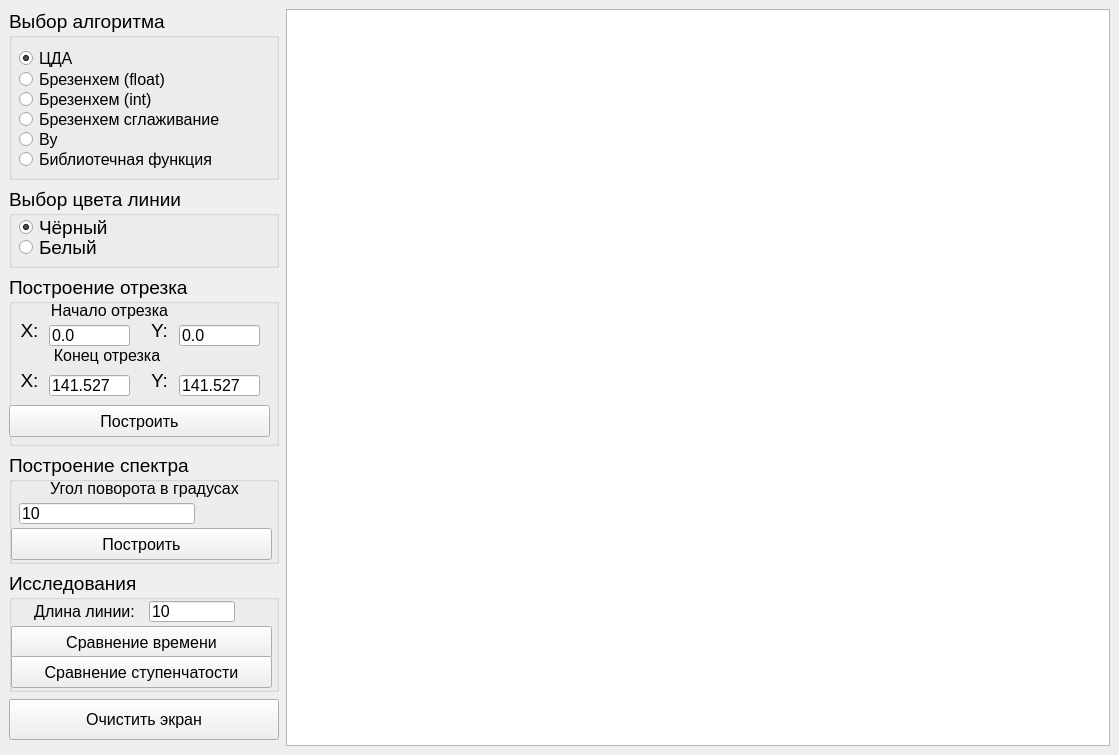
<?xml version="1.0" encoding="UTF-8"?>
<ui version="4.0">
 <class>MainWindow</class>
 <widget class="QMainWindow" name="MainWindow">
  <property name="geometry">
   <rect>
    <x>0</x>
    <y>0</y>
    <width>1119</width>
    <height>755</height>
   </rect>
  </property>
  <property name="minimumSize">
   <size>
    <width>0</width>
    <height>0</height>
   </size>
  </property>
  <property name="maximumSize">
   <size>
    <width>99999</width>
    <height>99999</height>
   </size>
  </property>
  <property name="windowTitle">
   <string>Лабораторная работа №3</string>
  </property>
  <widget class="QWidget" name="centralwidget">
   <layout class="QHBoxLayout" name="horizontalLayout">
    <item>
     <layout class="QVBoxLayout" name="verticalLayout">
      <property name="spacing">
       <number>7</number>
      </property>
      <property name="sizeConstraint">
       <enum>QLayout::SetDefaultConstraint</enum>
      </property>
      <item>
       <widget class="QGroupBox" name="groupBoxChooseAlg">
        <property name="sizePolicy">
         <sizepolicy hsizetype="Preferred" vsizetype="Expanding">
          <horstretch>0</horstretch>
          <verstretch>0</verstretch>
         </sizepolicy>
        </property>
        <property name="minimumSize">
         <size>
          <width>270</width>
          <height>171</height>
         </size>
        </property>
        <property name="maximumSize">
         <size>
          <width>270</width>
          <height>171</height>
         </size>
        </property>
        <property name="font">
         <font>
          <pointsize>14</pointsize>
         </font>
        </property>
        <property name="title">
         <string>Выбор алгоритма</string>
        </property>
        <widget class="QRadioButton" name="radioButtonCDA">
         <property name="geometry">
          <rect>
           <x>10</x>
           <y>39</y>
           <width>166</width>
           <height>21</height>
          </rect>
         </property>
         <property name="font">
          <font>
           <pointsize>12</pointsize>
          </font>
         </property>
         <property name="text">
          <string>ЦДА</string>
         </property>
         <property name="checked">
          <bool>true</bool>
         </property>
        </widget>
        <widget class="QRadioButton" name="radioButtonBresFloat">
         <property name="geometry">
          <rect>
           <x>10</x>
           <y>60</y>
           <width>191</width>
           <height>21</height>
          </rect>
         </property>
         <property name="font">
          <font>
           <pointsize>12</pointsize>
          </font>
         </property>
         <property name="text">
          <string>Брезенхем (float)</string>
         </property>
        </widget>
        <widget class="QRadioButton" name="radioButtonWu">
         <property name="geometry">
          <rect>
           <x>10</x>
           <y>120</y>
           <width>166</width>
           <height>21</height>
          </rect>
         </property>
         <property name="font">
          <font>
           <pointsize>12</pointsize>
          </font>
         </property>
         <property name="text">
          <string>Ву</string>
         </property>
        </widget>
        <widget class="QRadioButton" name="radioButtonBresInt">
         <property name="geometry">
          <rect>
           <x>10</x>
           <y>80</y>
           <width>181</width>
           <height>21</height>
          </rect>
         </property>
         <property name="font">
          <font>
           <pointsize>12</pointsize>
          </font>
         </property>
         <property name="text">
          <string>Брезенхем (int)</string>
         </property>
        </widget>
        <widget class="QRadioButton" name="radioButtonBresSmooth">
         <property name="geometry">
          <rect>
           <x>10</x>
           <y>100</y>
           <width>251</width>
           <height>21</height>
          </rect>
         </property>
         <property name="font">
          <font>
           <pointsize>12</pointsize>
          </font>
         </property>
         <property name="text">
          <string>Брезенхем сглаживание</string>
         </property>
        </widget>
        <widget class="QRadioButton" name="radioButtonLib">
         <property name="geometry">
          <rect>
           <x>10</x>
           <y>140</y>
           <width>251</width>
           <height>21</height>
          </rect>
         </property>
         <property name="font">
          <font>
           <pointsize>12</pointsize>
          </font>
         </property>
         <property name="text">
          <string>Библиотечная функция</string>
         </property>
        </widget>
       </widget>
      </item>
      <item>
       <widget class="QGroupBox" name="groupBoxChooseColour">
        <property name="sizePolicy">
         <sizepolicy hsizetype="Preferred" vsizetype="Expanding">
          <horstretch>0</horstretch>
          <verstretch>0</verstretch>
         </sizepolicy>
        </property>
        <property name="minimumSize">
         <size>
          <width>270</width>
          <height>81</height>
         </size>
        </property>
        <property name="maximumSize">
         <size>
          <width>270</width>
          <height>81</height>
         </size>
        </property>
        <property name="font">
         <font>
          <pointsize>14</pointsize>
         </font>
        </property>
        <property name="title">
         <string>Выбор цвета линии</string>
        </property>
        <widget class="QRadioButton" name="radioButtonBlack">
         <property name="geometry">
          <rect>
           <x>10</x>
           <y>20</y>
           <width>176</width>
           <height>41</height>
          </rect>
         </property>
         <property name="text">
          <string>Чёрный</string>
         </property>
         <property name="checked">
          <bool>true</bool>
         </property>
        </widget>
        <widget class="QRadioButton" name="radioButtonWhite">
         <property name="geometry">
          <rect>
           <x>10</x>
           <y>45</y>
           <width>176</width>
           <height>31</height>
          </rect>
         </property>
         <property name="text">
          <string>Белый</string>
         </property>
         <property name="checked">
          <bool>false</bool>
         </property>
        </widget>
       </widget>
      </item>
      <item>
       <widget class="QGroupBox" name="groupBoxDrawLine">
        <property name="sizePolicy">
         <sizepolicy hsizetype="Preferred" vsizetype="Ignored">
          <horstretch>0</horstretch>
          <verstretch>0</verstretch>
         </sizepolicy>
        </property>
        <property name="minimumSize">
         <size>
          <width>270</width>
          <height>171</height>
         </size>
        </property>
        <property name="maximumSize">
         <size>
          <width>270</width>
          <height>171</height>
         </size>
        </property>
        <property name="font">
         <font>
          <pointsize>14</pointsize>
         </font>
        </property>
        <property name="title">
         <string>Построение отрезка</string>
        </property>
        <widget class="QLineEdit" name="lineEditStartX">
         <property name="geometry">
          <rect>
           <x>170</x>
           <y>50</y>
           <width>81</width>
           <height>21</height>
          </rect>
         </property>
         <property name="font">
          <font>
           <pointsize>12</pointsize>
          </font>
         </property>
         <property name="text">
          <string>0.0</string>
         </property>
        </widget>
        <widget class="QLabel" name="labelStartCoords">
         <property name="geometry">
          <rect>
           <x>10</x>
           <y>25</y>
           <width>181</width>
           <height>21</height>
          </rect>
         </property>
         <property name="font">
          <font>
           <pointsize>12</pointsize>
          </font>
         </property>
         <property name="frameShape">
          <enum>QFrame::NoFrame</enum>
         </property>
         <property name="frameShadow">
          <enum>QFrame::Plain</enum>
         </property>
         <property name="text">
          <string>Начало отрезка</string>
         </property>
         <property name="scaledContents">
          <bool>false</bool>
         </property>
         <property name="alignment">
          <set>Qt::AlignCenter</set>
         </property>
        </widget>
        <widget class="QLabel" name="labelStartX">
         <property name="geometry">
          <rect>
           <x>10</x>
           <y>40</y>
           <width>21</width>
           <height>31</height>
          </rect>
         </property>
         <property name="frameShape">
          <enum>QFrame::NoFrame</enum>
         </property>
         <property name="frameShadow">
          <enum>QFrame::Plain</enum>
         </property>
         <property name="text">
          <string>X:</string>
         </property>
         <property name="scaledContents">
          <bool>false</bool>
         </property>
         <property name="alignment">
          <set>Qt::AlignCenter</set>
         </property>
        </widget>
        <widget class="QLabel" name="labelStartY">
         <property name="geometry">
          <rect>
           <x>140</x>
           <y>40</y>
           <width>21</width>
           <height>31</height>
          </rect>
         </property>
         <property name="frameShape">
          <enum>QFrame::NoFrame</enum>
         </property>
         <property name="frameShadow">
          <enum>QFrame::Plain</enum>
         </property>
         <property name="text">
          <string>Y:</string>
         </property>
         <property name="scaledContents">
          <bool>false</bool>
         </property>
         <property name="alignment">
          <set>Qt::AlignCenter</set>
         </property>
        </widget>
        <widget class="QLineEdit" name="lineEditStartY">
         <property name="geometry">
          <rect>
           <x>40</x>
           <y>50</y>
           <width>81</width>
           <height>21</height>
          </rect>
         </property>
         <property name="font">
          <font>
           <pointsize>12</pointsize>
          </font>
         </property>
         <property name="text">
          <string>0.0</string>
         </property>
        </widget>
        <widget class="QLabel" name="labelEndX">
         <property name="geometry">
          <rect>
           <x>10</x>
           <y>90</y>
           <width>21</width>
           <height>31</height>
          </rect>
         </property>
         <property name="frameShape">
          <enum>QFrame::NoFrame</enum>
         </property>
         <property name="frameShadow">
          <enum>QFrame::Plain</enum>
         </property>
         <property name="text">
          <string>X:</string>
         </property>
         <property name="scaledContents">
          <bool>false</bool>
         </property>
         <property name="alignment">
          <set>Qt::AlignCenter</set>
         </property>
        </widget>
        <widget class="QLineEdit" name="lineEditEndX">
         <property name="geometry">
          <rect>
           <x>40</x>
           <y>100</y>
           <width>81</width>
           <height>21</height>
          </rect>
         </property>
         <property name="font">
          <font>
           <pointsize>12</pointsize>
          </font>
         </property>
         <property name="text">
          <string>141.527</string>
         </property>
        </widget>
        <widget class="QLabel" name="labelEndCoords">
         <property name="geometry">
          <rect>
           <x>10</x>
           <y>70</y>
           <width>176</width>
           <height>21</height>
          </rect>
         </property>
         <property name="font">
          <font>
           <pointsize>12</pointsize>
          </font>
         </property>
         <property name="frameShape">
          <enum>QFrame::NoFrame</enum>
         </property>
         <property name="frameShadow">
          <enum>QFrame::Plain</enum>
         </property>
         <property name="text">
          <string>Конец отрезка</string>
         </property>
         <property name="scaledContents">
          <bool>false</bool>
         </property>
         <property name="alignment">
          <set>Qt::AlignCenter</set>
         </property>
        </widget>
        <widget class="QLineEdit" name="lineEditEndY">
         <property name="geometry">
          <rect>
           <x>170</x>
           <y>100</y>
           <width>81</width>
           <height>21</height>
          </rect>
         </property>
         <property name="font">
          <font>
           <pointsize>12</pointsize>
          </font>
         </property>
         <property name="text">
          <string>141.527</string>
         </property>
        </widget>
        <widget class="QLabel" name="labelEndY">
         <property name="geometry">
          <rect>
           <x>140</x>
           <y>90</y>
           <width>21</width>
           <height>31</height>
          </rect>
         </property>
         <property name="frameShape">
          <enum>QFrame::NoFrame</enum>
         </property>
         <property name="frameShadow">
          <enum>QFrame::Plain</enum>
         </property>
         <property name="text">
          <string>Y:</string>
         </property>
         <property name="scaledContents">
          <bool>false</bool>
         </property>
         <property name="alignment">
          <set>Qt::AlignCenter</set>
         </property>
        </widget>
        <widget class="QPushButton" name="pushButtonDrawLine">
         <property name="geometry">
          <rect>
           <x>0</x>
           <y>130</y>
           <width>261</width>
           <height>32</height>
          </rect>
         </property>
         <property name="font">
          <font>
           <pointsize>12</pointsize>
          </font>
         </property>
         <property name="text">
          <string>Построить</string>
         </property>
        </widget>
       </widget>
      </item>
      <item>
       <widget class="QGroupBox" name="groupBoxDrawSpectrum">
        <property name="sizePolicy">
         <sizepolicy hsizetype="Preferred" vsizetype="Expanding">
          <horstretch>0</horstretch>
          <verstretch>0</verstretch>
         </sizepolicy>
        </property>
        <property name="minimumSize">
         <size>
          <width>270</width>
          <height>111</height>
         </size>
        </property>
        <property name="maximumSize">
         <size>
          <width>270</width>
          <height>111</height>
         </size>
        </property>
        <property name="font">
         <font>
          <pointsize>14</pointsize>
         </font>
        </property>
        <property name="title">
         <string>Построение спектра</string>
        </property>
        <widget class="QLineEdit" name="lineEditAngle">
         <property name="geometry">
          <rect>
           <x>10</x>
           <y>50</y>
           <width>176</width>
           <height>21</height>
          </rect>
         </property>
         <property name="font">
          <font>
           <pointsize>12</pointsize>
          </font>
         </property>
         <property name="text">
          <string>10</string>
         </property>
        </widget>
        <widget class="QLabel" name="labelAngle">
         <property name="geometry">
          <rect>
           <x>10</x>
           <y>15</y>
           <width>251</width>
           <height>41</height>
          </rect>
         </property>
         <property name="font">
          <font>
           <pointsize>12</pointsize>
          </font>
         </property>
         <property name="frameShape">
          <enum>QFrame::NoFrame</enum>
         </property>
         <property name="frameShadow">
          <enum>QFrame::Plain</enum>
         </property>
         <property name="text">
          <string>Угол поворота в градусах</string>
         </property>
         <property name="scaledContents">
          <bool>false</bool>
         </property>
         <property name="alignment">
          <set>Qt::AlignCenter</set>
         </property>
        </widget>
        <widget class="QPushButton" name="pushButtonDrawSpectrum">
         <property name="geometry">
          <rect>
           <x>2</x>
           <y>75</y>
           <width>261</width>
           <height>32</height>
          </rect>
         </property>
         <property name="font">
          <font>
           <pointsize>12</pointsize>
          </font>
         </property>
         <property name="text">
          <string>Построить</string>
         </property>
        </widget>
       </widget>
      </item>
      <item>
       <widget class="QGroupBox" name="groupBoxResearch">
        <property name="sizePolicy">
         <sizepolicy hsizetype="Preferred" vsizetype="Expanding">
          <horstretch>0</horstretch>
          <verstretch>0</verstretch>
         </sizepolicy>
        </property>
        <property name="minimumSize">
         <size>
          <width>270</width>
          <height>121</height>
         </size>
        </property>
        <property name="maximumSize">
         <size>
          <width>270</width>
          <height>121</height>
         </size>
        </property>
        <property name="font">
         <font>
          <pointsize>14</pointsize>
         </font>
        </property>
        <property name="title">
         <string>Исследования</string>
        </property>
        <widget class="QLineEdit" name="lineEditLineLen">
         <property name="geometry">
          <rect>
           <x>140</x>
           <y>30</y>
           <width>86</width>
           <height>21</height>
          </rect>
         </property>
         <property name="font">
          <font>
           <pointsize>12</pointsize>
          </font>
         </property>
         <property name="text">
          <string>10</string>
         </property>
        </widget>
        <widget class="QLabel" name="labelLineLen">
         <property name="geometry">
          <rect>
           <x>10</x>
           <y>30</y>
           <width>131</width>
           <height>21</height>
          </rect>
         </property>
         <property name="font">
          <font>
           <pointsize>12</pointsize>
          </font>
         </property>
         <property name="frameShape">
          <enum>QFrame::NoFrame</enum>
         </property>
         <property name="frameShadow">
          <enum>QFrame::Plain</enum>
         </property>
         <property name="text">
          <string>Длина линии:</string>
         </property>
         <property name="scaledContents">
          <bool>false</bool>
         </property>
         <property name="alignment">
          <set>Qt::AlignCenter</set>
         </property>
        </widget>
        <widget class="QPushButton" name="pushButtonTimeComp">
         <property name="geometry">
          <rect>
           <x>2</x>
           <y>55</y>
           <width>261</width>
           <height>32</height>
          </rect>
         </property>
         <property name="font">
          <font>
           <pointsize>12</pointsize>
          </font>
         </property>
         <property name="text">
          <string>Сравнение времени</string>
         </property>
        </widget>
        <widget class="QPushButton" name="pushButtonStepComp">
         <property name="geometry">
          <rect>
           <x>2</x>
           <y>85</y>
           <width>261</width>
           <height>32</height>
          </rect>
         </property>
         <property name="font">
          <font>
           <pointsize>12</pointsize>
          </font>
         </property>
         <property name="text">
          <string>Сравнение ступенчатости</string>
         </property>
        </widget>
       </widget>
      </item>
      <item>
       <widget class="QPushButton" name="pushButtonScreenClean">
        <property name="minimumSize">
         <size>
          <width>270</width>
          <height>41</height>
         </size>
        </property>
        <property name="maximumSize">
         <size>
          <width>270</width>
          <height>41</height>
         </size>
        </property>
        <property name="font">
         <font>
          <pointsize>12</pointsize>
         </font>
        </property>
        <property name="text">
         <string>Очистить экран</string>
        </property>
       </widget>
      </item>
     </layout>
    </item>
    <item>
     <spacer name="horizontalSpacer">
      <property name="orientation">
       <enum>Qt::Horizontal</enum>
      </property>
      <property name="sizeType">
       <enum>QSizePolicy::Ignored</enum>
      </property>
      <property name="sizeHint" stdset="0">
       <size>
        <width>1</width>
        <height>400</height>
       </size>
      </property>
     </spacer>
    </item>
    <item>
     <widget class="QGraphicsView" name="graphicsView">
      <property name="minimumSize">
       <size>
        <width>650</width>
        <height>0</height>
       </size>
      </property>
      <property name="frameShape">
       <enum>QFrame::StyledPanel</enum>
      </property>
      <property name="lineWidth">
       <number>1</number>
      </property>
      <property name="midLineWidth">
       <number>0</number>
      </property>
      <property name="interactive">
       <bool>false</bool>
      </property>
      <property name="viewportUpdateMode">
       <enum>QGraphicsView::SmartViewportUpdate</enum>
      </property>
     </widget>
    </item>
   </layout>
  </widget>
 </widget>
 <tabstops>
  <tabstop>lineEditStartX</tabstop>
  <tabstop>lineEditStartY</tabstop>
  <tabstop>lineEditEndX</tabstop>
  <tabstop>lineEditEndY</tabstop>
  <tabstop>lineEditAngle</tabstop>
  <tabstop>lineEditLineLen</tabstop>
  <tabstop>radioButtonCDA</tabstop>
  <tabstop>radioButtonWhite</tabstop>
  <tabstop>radioButtonBlack</tabstop>
  <tabstop>radioButtonBresFloat</tabstop>
  <tabstop>radioButtonWu</tabstop>
  <tabstop>radioButtonBresInt</tabstop>
  <tabstop>pushButtonDrawLine</tabstop>
  <tabstop>radioButtonBresSmooth</tabstop>
  <tabstop>pushButtonDrawSpectrum</tabstop>
  <tabstop>radioButtonLib</tabstop>
  <tabstop>pushButtonTimeComp</tabstop>
  <tabstop>pushButtonStepComp</tabstop>
  <tabstop>pushButtonScreenClean</tabstop>
  <tabstop>graphicsView</tabstop>
 </tabstops>
 <resources/>
 <connections/>
</ui>
